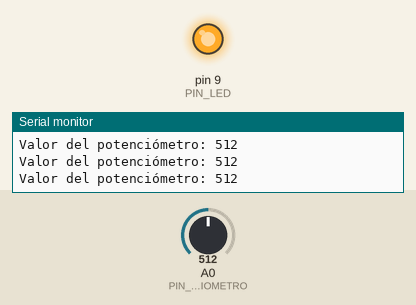
The sketch below on a simulated Arduino Uno, built with avr-gcc and run on an emulated ATmega328P. Shown: output pins drawn as LEDs (lit = HIGH), the last lines printed to the serial monitor. The inputs (shaded band) are chosen by the test bench; at power-on: A0 (PIN_POTENCIOMETRO) = 512.

Above: at 1.2 s.
1.3 s: A0 (PIN_POTENCIOMETRO) set to 716
At 2.0 s:
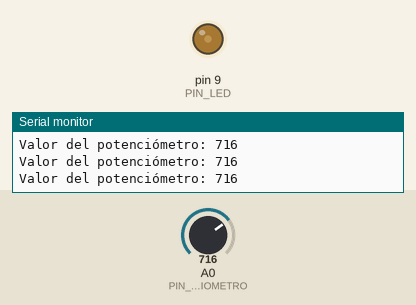
2.8 s: A0 (PIN_POTENCIOMETRO) set to 531
4.3 s: A0 (PIN_POTENCIOMETRO) set to 500
At 4.8 s:
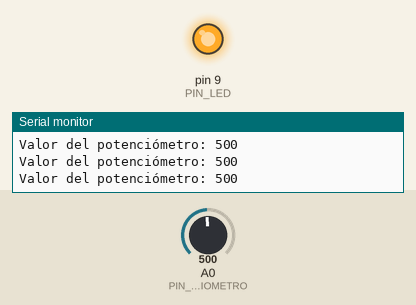
5.8 s: A0 (PIN_POTENCIOMETRO) set to 522
At 6.2 s:
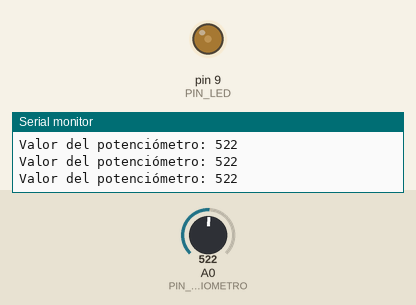
7.3 s: A0 (PIN_POTENCIOMETRO) set to 511
At 7.6 s:
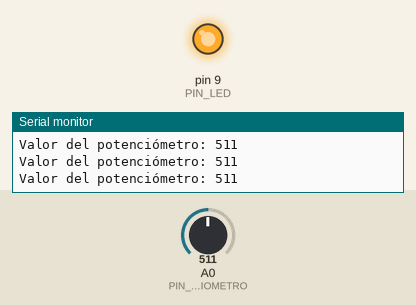
Timing chart, 0 to 9.8 s (numbered marks = the images above; inputs shaded):
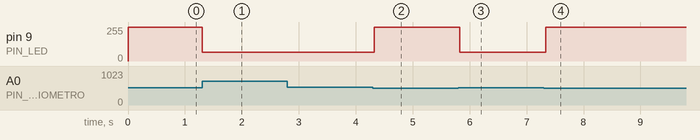

The sketch:

ejercicio_12_sketch_dec21e.ino
```cpp
const int PIN_POTENCIOMETRO = A0; // Pin analógico para el potenciómetro
const int PIN_LED = 9; // Pin digital para el LED

void setup() {
  pinMode(PIN_LED, OUTPUT); // Configurar el pin del LED como salida
  Serial.begin(9600); // Iniciar comunicación serial a 9600 baudios
}

void loop() {
  int valorPotenciometro = analogRead(PIN_POTENCIOMETRO); // Leer el valor del potenciómetro
  int nivelLuminosidad;

  // Mostrar el valor del potenciómetro en el monitor serial
  Serial.print("Valor del potenciómetro: ");
  Serial.println(valorPotenciometro);

  // Determinar el nivel de luminosidad del LED según el valor del potenciómetro
  if (valorPotenciometro >= 0 && valorPotenciometro <= 512) {
    nivelLuminosidad = 255; // Nivel de potencia máxima
  } else if (valorPotenciometro > 512 && valorPotenciometro <= 1024) {
    nivelLuminosidad = 64; // Nivel de potencia 64
  }

  analogWrite(PIN_LED, nivelLuminosidad); // Establecer la luminosidad del LED
  delay(100); // Pequeña pausa para evitar lecturas muy rápidas y fluctuaciones
}
```

Measured:
- the behaviour switches between 513 and 512 on A0 (PIN_POTENCIOMETRO) (found by bisection; images 1 and 2)
- after the input at 1.3 s, pin 9 (PIN_LED): 255/255 → 64/255 at once
- after the input at 4.3 s, pin 9 (PIN_LED): 64/255 → 255/255 at once
- after the input at 5.8 s, pin 9 (PIN_LED): 255/255 → 64/255 at once
- after the input at 7.3 s, pin 9 (PIN_LED): 64/255 → 255/255 at once
